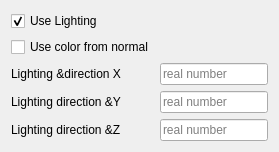
           <widget class="QWidget" name="lightTab">
            <attribute name="title">
             <string>Lighting</string>
            </attribute>
            <layout class="QGridLayout" name="gridLayout_11">
             <item row="0" column="0">
              <layout class="QFormLayout" name="formLayout_8">
               <item row="3" column="0">
                <widget class="QLabel" name="xLightDirLabel">
                 <property name="text">
                  <string>Lighting &amp;direction X</string>
                 </property>
                 <property name="buddy">
                  <cstring>xOffsetEdit</cstring>
                 </property>
                </widget>
               </item>
               <item row="3" column="1">
                <widget class="QLineEdit" name="xLightDirEdit">
                 <property name="sizePolicy">
                  <sizepolicy hsizetype="Preferred" vsizetype="Fixed">
                   <horstretch>0</horstretch>
                   <verstretch>0</verstretch>
                  </sizepolicy>
                 </property>
                 <property name="text">
                  <string/>
                 </property>
                 <property name="placeholderText">
                  <string>real number</string>
                 </property>
                </widget>
               </item>
               <item row="4" column="0">
                <widget class="QLabel" name="yLightDirLabel">
                 <property name="text">
                  <string>Lighting direction &amp;Y</string>
                 </property>
                 <property name="buddy">
                  <cstring>yOffsetEdit</cstring>
                 </property>
                </widget>
               </item>
               <item row="4" column="1">
                <widget class="QLineEdit" name="yLightDirEdit">
                 <property name="sizePolicy">
                  <sizepolicy hsizetype="Preferred" vsizetype="Fixed">
                   <horstretch>0</horstretch>
                   <verstretch>0</verstretch>
                  </sizepolicy>
                 </property>
                 <property name="text">
                  <string/>
                 </property>
                 <property name="placeholderText">
                  <string>real number</string>
                 </property>
                </widget>
               </item>
               <item row="5" column="0">
                <widget class="QLabel" name="zLightDirLabel">
                 <property name="text">
                  <string>Lighting direction &amp;Z</string>
                 </property>
                 <property name="buddy">
                  <cstring>zOffsetEdit</cstring>
                 </property>
                </widget>
               </item>
               <item row="5" column="1">
                <widget class="QLineEdit" name="zLightDirEdit">
                 <property name="sizePolicy">
                  <sizepolicy hsizetype="Preferred" vsizetype="Fixed">
                   <horstretch>0</horstretch>
                   <verstretch>0</verstretch>
                  </sizepolicy>
                 </property>
                 <property name="text">
                  <string/>
                 </property>
                 <property name="placeholderText">
                  <string>real number</string>
                 </property>
                </widget>
               </item>
               <item row="1" column="0">
                <widget class="QCheckBox" name="useLightingCheckbox">
                 <property name="text">
                  <string>Use Lighting</string>
                 </property>
                 <property name="checked">
                  <bool>true</bool>
                 </property>
                </widget>
               </item>
               <item row="2" column="0">
                <widget class="QCheckBox" name="useNormalColorsCheckbox">
                 <property name="text">
                  <string>Use color from normal</string>
                 </property>
                </widget>
               </item>
              </layout>
             </item>
            </layout>
           </widget>
